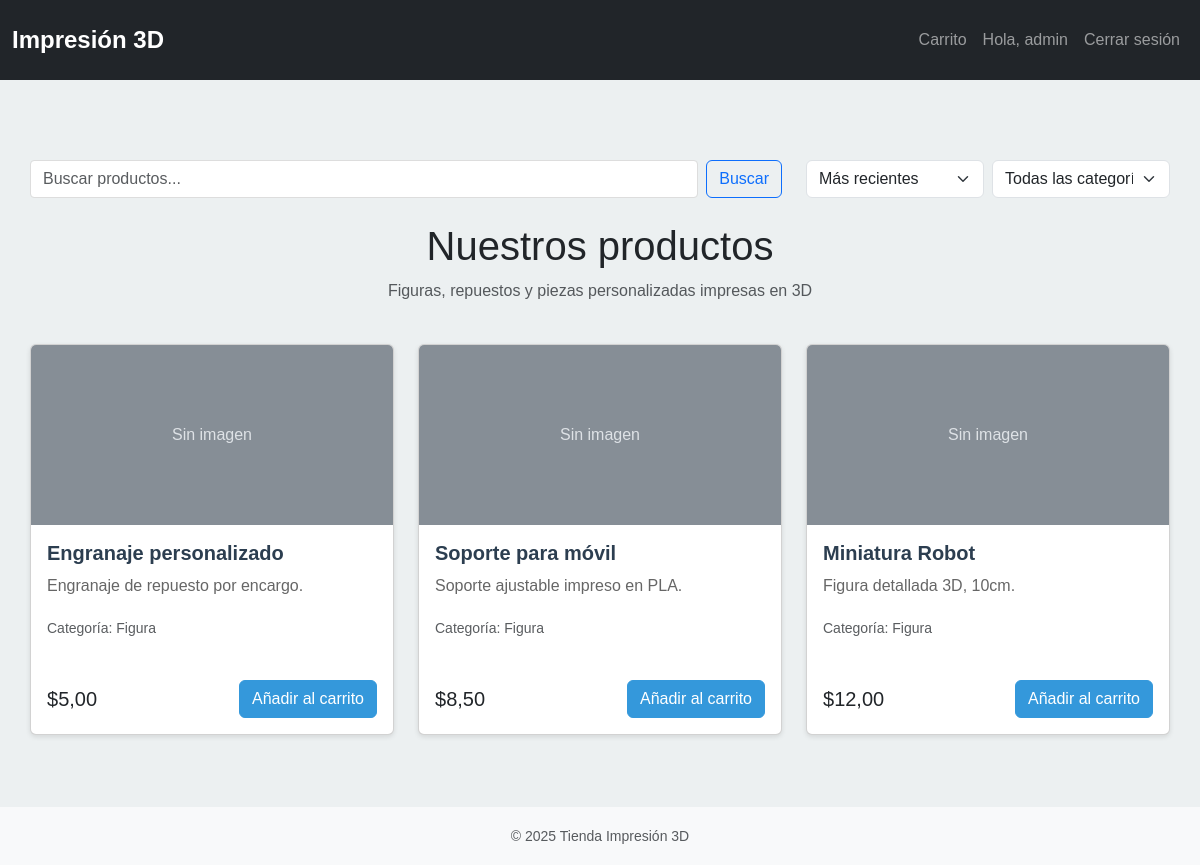
Screenshot of / (signed in) with the database file from the repository.
### myshop/models.py (models this page shows, shortened)
class Product(models.Model):
    CATEGORY_CHOICES = [
        ('figure', 'Figura'),
        ('spare', 'Repuesto'),
        ('custom', 'Personalizado'),
    ]
    name = models.CharField(max_length=200)
    description = models.TextField(blank=True)
    price = models.DecimalField(max_digits=8, decimal_places=2)
    image_url = models.URLField(blank=True)
    stock = models.IntegerField(default=0)
    category = models.CharField(max_length=20, choices=CATEGORY_CHOICES, default='figure')
    created_at = models.DateTimeField(auto_now_add=True)
    average_rating = models.DecimalField(max_digits=3, decimal_places=2, default=0)
    review_count = models.IntegerField(default=0)
    class Meta:
        verbose_name = "Producto"
        verbose_name_plural = "Productos"
        ordering = ['-created_at']
    class Meta:
        ordering = ['-created_at']

### myshop/views.py (the view)
# urls.py: path('', views.index, name='index'),
def index(request):
    query = request.GET.get('q')
    category = request.GET.get('category')
    sort = request.GET.get('sort', '-created_at')
    products = Product.objects.all()
    if query:
        products = products.filter(
            Q(name__icontains=query) |
            Q(description__icontains=query)
        )
    if category:
        products = products.filter(category=category)
    if sort == 'price':
        products = products.order_by('price')
    elif sort == '-price':
        products = products.order_by('-price')
    elif sort == 'name':
        products = products.order_by('name')
    else:
        products = products.order_by('-created_at')
    paginator = Paginator(products, 12)  # 12 productos por página
    page_number = request.GET.get('page')
    page_obj = paginator.get_page(page_number)
    context = {
        "products": page_obj,
        "query": query,
        "sort": sort,
        "category": category,
        "year": datetime.now().year,
    }
    return render(request, "index.html", context)

### templates/index.html (shortened to what this page needs)
{% extends 'base.html' %}
{% block content %}
<div class="container mt-4">
    <div class="row mb-4">
        <div class="col-md-8">
            <form class="d-flex" method="get">
                <input class="form-control me-2" type="search" placeholder="Buscar productos..." name="q" value="{{ query|default:'' }}">
                <button class="btn btn-outline-primary" type="submit">Buscar</button>
            </form>
        </div>
        <div class="col-md-4">
            <div class="d-flex gap-2">
                <select class="form-select" onchange="window.location.href='?sort=' + this.value + '{% if query %}&q={{ query }}{% endif %}{% if category %}&category={{ category }}{% endif %}'">
                    <option value="-created_at" {% if sort == '-created_at' %}selected{% endif %}>Más recientes</option>
                </select>
                <select class="form-select" onchange="window.location.href='?category=' + this.value + '{% if query %}&q={{ query }}{% endif %}{% if sort %}&sort={{ sort }}{% endif %}'">
                    <option value="">Todas las categorías</option>
                </select>
            </div>
        </div>
    </div>
    <div class="row mb-4">
        <div class="col-12 text-center">
            <h1>Nuestros productos</h1>
            <p class="text-muted">Figuras, repuestos y piezas personalizadas impresas en 3D</p>
        </div>
    </div>
<div class="row">
    {% for product in products %}
    <div class="col-sm-6 col-md-4 mb-4">
        <div class="card h-100">
            {% if product.image_url %}
                <img src="{{ product.image_url }}" class="card-img-top" alt="{{ product.name }}">
            {% else %}
                <svg class="bd-placeholder-img card-img-top" width="100%" height="180" xmlns="http://www.w3.org/2000/svg" role="img" aria-label="Placeholder" preserveAspectRatio="xMidYMid slice" focusable="false">
                    <text x="50%" y="50%" fill="#dee2e6" dy=".3em" text-anchor="middle">Sin imagen</text>
                </svg>
            {% endif %}
            <div class="card-body d-flex flex-column">
                <h5 class="card-title">{{ product.name }}</h5>
                <p class="card-text">{{ product.description|truncatewords:20 }}</p>
                <p class="card-text">
                    <small class="text-muted">Categoría: {{ product.get_category_display }}</small>
                </p>
                <div class="mt-auto d-flex justify-content-between align-items-center">
                    <span class="h5 mb-0">${{ product.price }}</span>
                    <button class="btn btn-primary add-to-cart" data-product-id="{{ product.id }}">
                        Añadir al carrito
                    </button>
                </div>
            </div>
        </div>
    </div>
    {% endfor %}
</div>
{% endblock %}

### templates/base.html (shortened to what this page needs)
<!doctype html>
<html lang="es">
  <head>
    <link href="https://cdn.jsdelivr.net/npm/bootstrap@5.3.1/dist/css/bootstrap.min.css" rel="stylesheet">
    {% load static %}
    <link href="{% static 'css/style.css' %}" rel="stylesheet">
  </head>
  <body>
    <nav class="navbar navbar-expand-lg navbar-dark bg-dark">
      <div class="container-fluid">
        <a class="navbar-brand" href="{% url 'myshop:index' %}">Impresión 3D</a>
        <div class="collapse navbar-collapse" id="navMenu">
          <ul class="navbar-nav ms-auto">
            <li class="nav-item"><a class="nav-link" href="{% url 'myshop:cart' %}">Carrito</a></li>
            {% if user.is_authenticated %}
              <li class="nav-item"><a class="nav-link" href="#">Hola, {{ user.username }}</a></li>
              <li class="nav-item"><a class="nav-link" href="{% url 'myshop:logout' %}">Cerrar sesión</a></li>
            {% else %}
              <li class="nav-item"><a class="nav-link" href="{% url 'myshop:login' %}">Iniciar sesión</a></li>
              <li class="nav-item"><a class="nav-link" href="{% url 'myshop:signup' %}">Registrarse</a></li>
            {% endif %}
          </ul>
        </div>
      </div>
    </nav>
    <main class="container py-4">
      {% block content %}{% endblock %}
    </main>
    <footer class="bg-light py-3 mt-4">
      <div class="container text-center">
        <small class="text-muted">© {{ year|default:2025 }} Tienda Impresión 3D</small>
      </div>
    </footer>
  </body>
</html>

### static/css/style.css (style rules this page uses)
:root { --primary-color: #3498db; --secondary-color: #2ecc71; --dark-color: #2c3e50; --light-color: #ecf0f1; }
body { font-family: 'Arial', sans-serif; line-height: 1.6; margin: 0; padding: 0; background-color: var(--light-color); }
.navbar { background-color: var(--dark-color); padding: 1rem 0; margin-bottom: 2rem; }
.navbar-brand { color: white !important; font-size: 1.5rem; font-weight: bold; }
.container { max-width: 1200px; margin: 0 auto; padding: 0 15px; }
.card { transition: transform 0.3s ease; margin-bottom: 1.5rem; box-shadow: 0 2px 5px rgba(0,0,0,0.1); }
.card-title { color: var(--dark-color); font-weight: bold; }
.card-text { color: #666; }
.btn-primary { background-color: var(--primary-color); border-color: var(--primary-color); }
.form-control { border-radius: 4px; border: 1px solid #ddd; }
footer { background-color: var(--dark-color); color: white; padding: 2rem 0; margin-top: 3rem; }

### rows the page displays
Product: image_url "Sin imagen", name "Engranaje personalizado", description "Engranaje de repuesto por encargo.", category "Figura", price "5,00"
Product: image_url "Sin imagen", name "Soporte para móvil", description "Soporte ajustable impreso en PLA.", category "Figura", price "8,50"
Product: image_url "Sin imagen", name "Miniatura Robot", description "Figura detallada 3D, 10cm.", category "Figura", price "12,00"

### other values shown
{{ user.username }} "admin"
